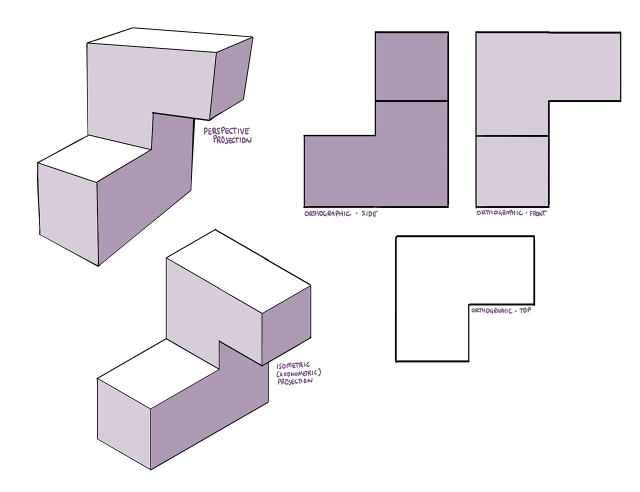
#> input picture kuribayashi2019-input/kuribayashi-test-1.jpeg, 1280 x 983 px (shown at 1/2 size); its folder holds 3 pictures in this run
$ python kuribayashi2019.py
#> lines starting #> are read from the running program, lines starting #| are printed output that depends on the picture; after the words box and inside, x2 and y2 are one past the last pixel; in counts of white or black regions, pixels touching at a corner belong together
import cv2
import numpy as np
from sklearn.cluster import KMeans
import os

def process_image(input_folder, output_folder, filename):
#> called with input_folder = 'kuribayashi2019-input/', output_folder = 'kuribayashi2019-output/', filename = 'kuribayashi-test-1.jpeg'
    def line_angle(line):
        x1, y1, x2, y2 = line[0]
        angle = np.arctan2(y2 - y1, x2 - x1) * 180 / np.pi
        return angle

    # Create a unique directory for this file's outputs
    file_output_folder = os.path.join(output_folder, filename.split('.')[0]) + '/'
    if not os.path.exists(file_output_folder):
        os.makedirs(file_output_folder)

    # Load the original image
    original_img = cv2.imread(input_folder + filename)
#> original_img is the input picture: shape (983, 1280, 3); mean B, G, R 236.5, 231.4, 235.3
    cv2.imwrite(file_output_folder + '1_original.jpg', original_img)

    # Convert the image to grayscale
    gray_img = cv2.cvtColor(original_img, cv2.COLOR_BGR2GRAY)
    cv2.imwrite(file_output_folder + '2_grayscale.jpg', gray_img)

    # Apply Gaussian blur to smooth out the noise
    gray = cv2.GaussianBlur(gray_img, (1, 1), 0)
    cv2.imwrite(file_output_folder + '3_gaussian_blur.jpg', gray)

    # Detect edges using the Canny edge detector
    edges_img = cv2.Canny(gray, 50, 150, apertureSize=3)
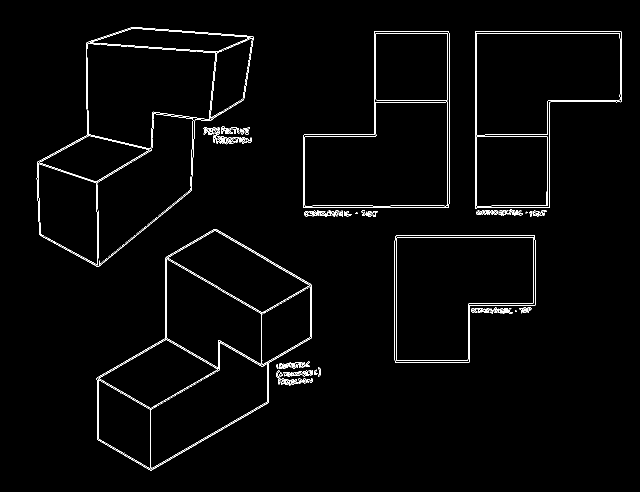
#> edges_img: shape (983, 1280) (shown at 1/2 size); 1.7% white in thin lines or dots, all inside (x1, y1, x2, y2) = (73, 54, 1243, 941)
    cv2.imwrite(file_output_folder + '4_edges_detected.jpg', edges_img)

    # Detect lines using Hough Transform
    lines = cv2.HoughLinesP(edges_img, 1, np.pi / 180, threshold=20, minLineLength=30, maxLineGap=10)
#> lines = 228 rows, first 6: [749, 62, 896, 62], [749, 66, 898, 66], [606, 415, 897, 415], [898, 407, 898, 67], [1096, 200, 1242, 200], [953, 428, 953, 62]
    if lines is not None:
        # Calculate the angle of each line segment
        angles = np.array([line_angle(line) for line in lines])
#> angles = 228 values, max 90 at index 145, min -90 at index 3, mean -15.68

        # Map labels to colors
        colors = [
            (0, 0, 255),   # Blue
            (255, 0, 0),   # Red
            (0, 255, 0),   # Green
            (0, 255, 255), # Cyan
            (255, 0, 255), # Magenta
            (255, 255, 0), # Yellow
            (255, 165, 0), # Orange
            (128, 0, 128), # Purple
            (0, 0, 0)      # Black
        ]

        kmeans = KMeans(n_clusters=3)  # 3 clusters for width, height, depth
        labels = kmeans.fit_predict(angles.reshape(-1, 1))
#> labels = 228 values, max 2 at index 0, min 0 at index 26, mean 1.45

        # Draw lines on the image with colors based on their cluster
        for line, label in zip(lines, labels):
            x1, y1, x2, y2 = line[0]
            cv2.line(original_img, (x1, y1), (x2, y2), colors[label], 1)
#> this loop made 228 passes
#> (label, x1, y1, x2, y2) on passes 1 to 3: (2, 749, 62, 896, 62), (2, 749, 66, 898, 66), (2, 606, 415, 897, 415)
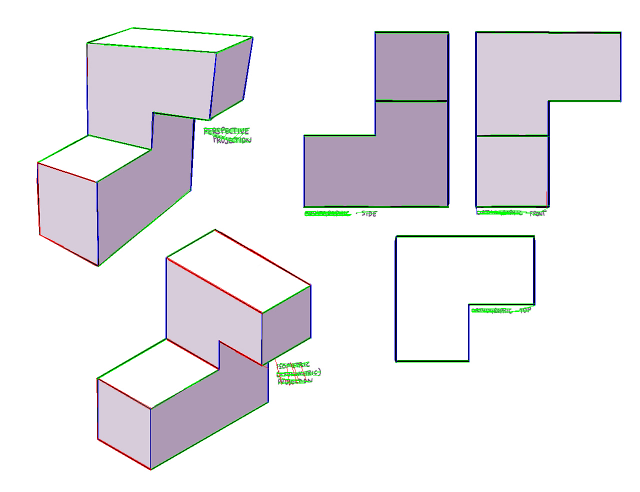
#> original_img: shape (983, 1280, 3) (shown at 1/2 size); 1.77% of pixels changed, all inside (x1, y1, x2, y2) = (73, 54, 1243, 941)

    cv2.imwrite(file_output_folder + '5_lines_clustered.jpg', original_img)

# Example usage:
_folder_base = 'kuribayashi2019-'
input_folder = _folder_base + 'input/'
output_folder = _folder_base + 'output/'

# List of filenames to process
filenames = ['kuribayashi-test-1.jpeg', 'kuribayashi-test-2.webp', 'kuribayashi-test-3.webp']

for filename in filenames:
    process_image(input_folder, output_folder, filename)
#> pass 2 of the loop `for filename in filenames:`:
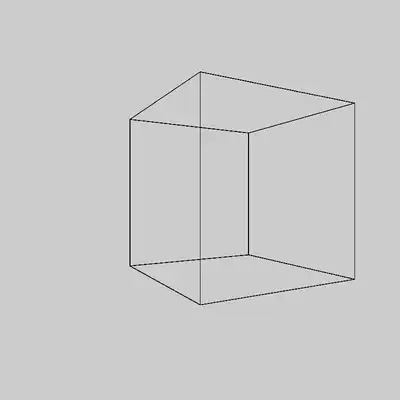
#> input picture kuribayashi2019-input/kuribayashi-test-2.webp, 400 x 400 px
#> in process_image, original_img is the input picture: shape (400, 400, 3); mean B, G, R 202.5, 202.5, 202.5
#> gray_img: shape (400, 400)
#> in process_image (call 2), `edges_img = cv2.Canny(gray, 50, 150, apertureSize=3)`:
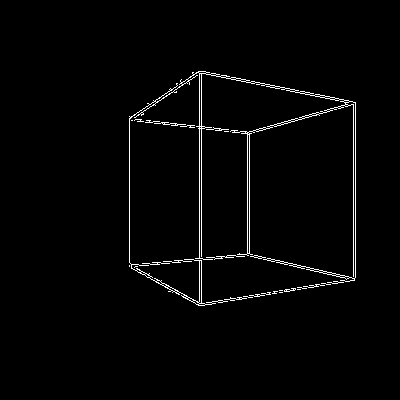
#> edges_img: shape (400, 400); 1.8% white in thin lines or dots, all inside (x1, y1, x2, y2) = (129, 71, 356, 306)
#> lines = 27 rows, first 6: [199, 305, 199, 71], [201, 305, 201, 71], [249, 253, 249, 131], [355, 277, 355, 102], [353, 280, 353, 102], [129, 266, 129, 116]
#> angles = 27 values, max 28.72 at index 17, min -90 at index 0, mean -24.54
#> labels = 27 values, max 2 at index 8, min 0 at index 7, mean 0.926
#> the loop in process_image (call 2), `for line, label in zip(lines, labels):` made 27 passes
#> (label, x1, y1, x2, y2) on passes 1 to 8: (1, 199, 305, 199, 71), (1, 201, 305, 201, 71), (1, 249, 253, 249, 131), (1, 355, 277, 355, 102), (1, 353, 280, 353, 102), (1, 129, 266, 129, 116), (1, 247, 255, 247, 132), (0, 244, 133, 354, 102)
#> after the loop in process_image (call 2), `for line, label in zip(lines, labels):`:
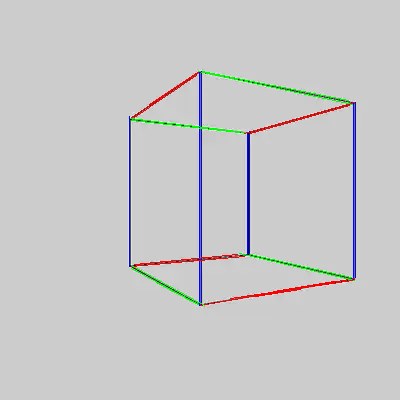
#> original_img: shape (400, 400, 3); 1.9% of pixels changed, all inside (x1, y1, x2, y2) = (129, 71, 356, 306)
#> pass 3 of the loop `for filename in filenames:`:
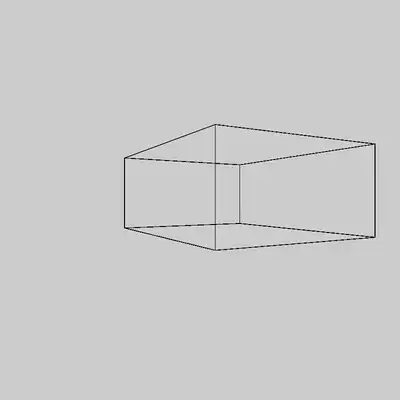
#> input picture kuribayashi2019-input/kuribayashi-test-3.webp, 400 x 400 px
#> in process_image, original_img is the input picture: shape (400, 400, 3); mean B, G, R 202.7, 202.7, 202.7
#> in process_image (call 3), `edges_img = cv2.Canny(gray, 50, 150, apertureSize=3)`:
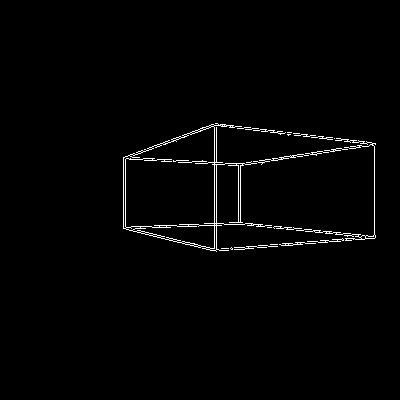
#> edges_img: shape (400, 400); 1.5% white in thin lines or dots, all inside (x1, y1, x2, y2) = (123, 123, 376, 252)
#> lines = 28 rows, first 6: [215, 123, 375, 143], [374, 238, 374, 146], [216, 251, 216, 125], [227, 250, 375, 237], [206, 249, 365, 237], [209, 125, 373, 145]
#> angles = 28 values, max 13.13 at index 25, min -90 at index 1, mean -22.48
#> labels = 28 values, max 2 at index 6, min 0 at index 1, mean 0.929
#> the loop in process_image (call 3), `for line, label in zip(lines, labels):` made 28 passes
#> (label, x1, y1, x2, y2) on passes 1 to 8: (1, 215, 123, 375, 143), (0, 374, 238, 374, 146), (0, 216, 251, 216, 125), (1, 227, 250, 375, 237), (1, 206, 249, 365, 237), (1, 209, 125, 373, 145), (2, 229, 165, 360, 145), (2, 238, 166, 375, 144)
#> after the loop in process_image (call 3), `for line, label in zip(lines, labels):`:
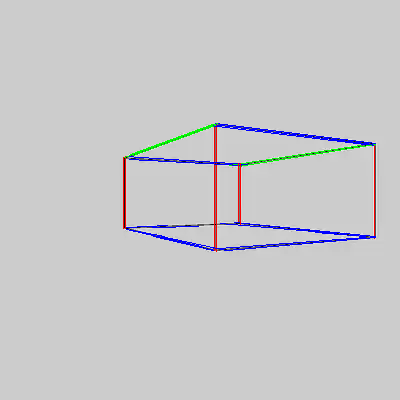
#> original_img: shape (400, 400, 3); 1.7% of pixels changed, all inside (x1, y1, x2, y2) = (123, 123, 376, 252)
